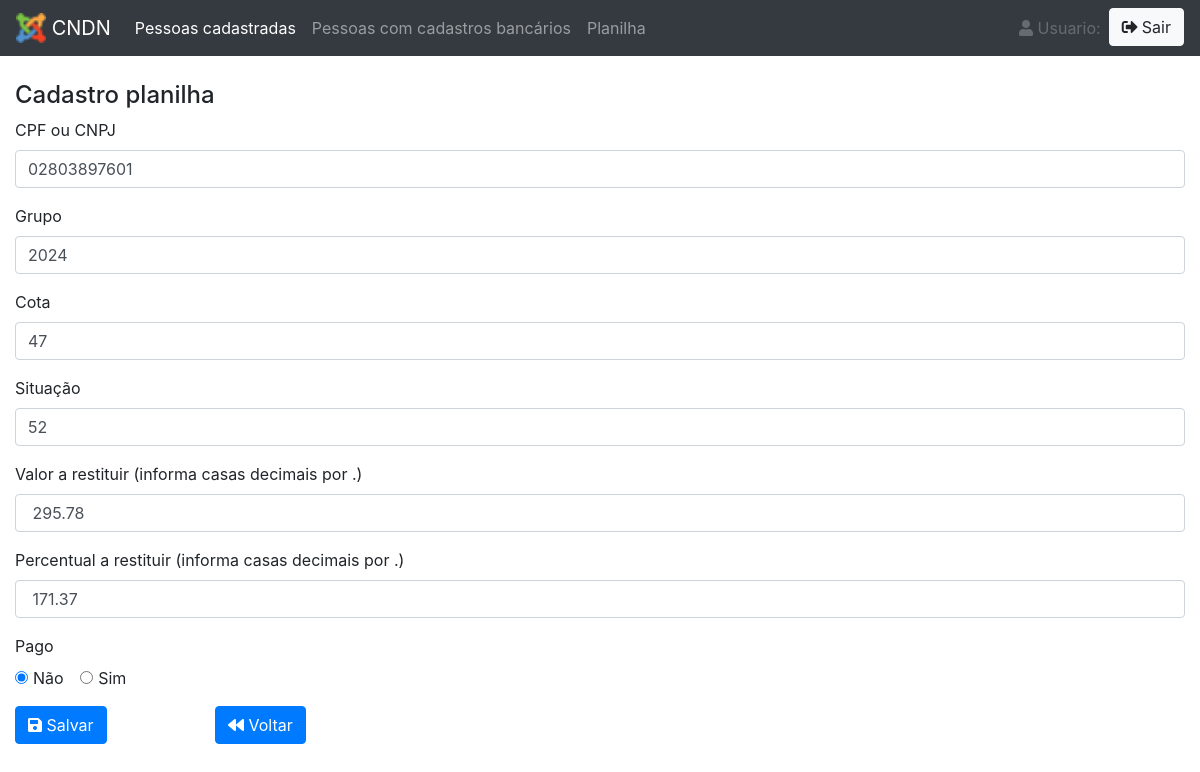
/planilha/editar/02803897601, run on the app's committed database.
### tables this page shows
CREATE TABLE `planilha` (
  `cpf` varchar(15) NOT NULL,
  `grupo` varchar(10) NOT NULL,
  `cota` varchar(10) NOT NULL,
  `situacao` varchar(10) NOT NULL,
  `valor_restituir` varchar(10) NOT NULL,
  `percentual_restituir` varchar(10) NOT NULL,
  `pagto` varchar(10) NOT NULL
);

### application/libraries/Template.php (called while the page is built, shortened)
<?php
class Template {
    var $template_data = array();
    function set($name, $value) {
        $this->template_data[$name] = $value;
    }
    function load($template = '', $view = '', $view_data = array(), $return = FALSE) {
        $this->CI = & get_instance();
        $this->set('contents', $this->CI->load->view($view, $view_data, TRUE));
        return $this->CI->load->view($template, $this->template_data, $return);
    }
}

### application/core/MY_Controller.php (called while the page is built, shortened)
<?php
class MY_Controller extends CI_Controller
{
    public function _viewAdmin($pView = 'index', $pDados)
    {
        $this->template->load(self::TEMPLATE_ADMIN, $pView, $pDados);
    }
}

### application/controllers/Planilha.php (called while the page is built, shortened)
<?php
class Planilha extends MY_Controller
{
    public function __construct()
    {
        $this->dados['planilhas'] = $this->planilha_model->getAllWithLimit();
    }
    public function editar($cpf = null)
    {
        if ($cpf != null) {
            $this->dados['planilha'] = $this->planilha_model->obterPorCpf($cpf);
            $this->_viewAdmin(self::BASE_URL . '/editar', $this->dados);
        } else {
            $this->_viewAdmin(self::BASE_URL . '/editar',  $this->dados);
        }
    }
}

### index.php (called while the page is built, shortened)
<?php
require_once BASEPATH.'core/CodeIgniter.php';

### application/core/MY_model.php (called while the page is built, shortened)
<?php
class MY_Model extends CI_Model {
    public function setTabela($tabela) {
        $this->tabela = $tabela;
    }
}

### application/models/Planilha_model.php (called while the page is built, shortened)
<?php
class Planilha_model extends MY_Model
{
    public function obterPorCpf($id)
    {
        return $this->db->where('cpf', $id)->get($this->tabela)->row();
    }
}

### application/views/planilha/editar.php (the view, shortened to what this page needs)
<?php require_once(__DIR__ . '../../fragments/alert.php'); ?>
<div class="row">
    <div class="col-12">
        <h4>
            Cadastro planilha</h4>
    </div>
</div>
<div class="row">
    <div class="col-12">
        <form id="validation" action="<?= base_url(); ?>planilha/cadastrar" method="post" accept-charset="utf-8" role="form">
            <label>CPF ou CNPJ</label>
            <div class="row">
                <div class="col-12 mb-3">
                    <input type="text" name="cpf" class="form-control" required value="<?= (isset($planilha) ? $planilha->cpf : '') ?>">
                </div>
            </div>
            <label>Grupo</label>
            <div class="row">
                <div class="col-12 mb-3">
                    <input type="text" name="grupo" class="form-control" required maxlength="10" value="<?php echo (isset($planilha) ? $planilha->grupo : '') ?>">
                </div>
            </div>
            <label>Cota</label>
            <div class="row">
                <div class="col-12 mb-3">
                    <input type="text" name="cota" class="form-control" required maxlength="10" value="<?php echo (isset($planilha) ? $planilha->cota : '') ?>">
                </div>
            </div>
            <label>Situação</label>
            <div class="row">
                <div class="col-12 mb-3">
                    <input type="text" id="situacao" name="situacao" class="form-control" required maxlength="255" value="<?= (isset($planilha) ? $planilha->situacao : '') ?>">
                </div>
            </div>
            <label>Valor a restituir (informa casas decimais por .)</label>
            <div class="row">
                <div class="col-12 mb-3">
                    <input type="text" name="valor_restituir" id="valor_restituir" class="form-control" required maxlength="255" value="<?= (isset($planilha) ? $planilha->valor_restituir : '') ?>">
                </div>
            </div>
            <label>Percentual a restituir (informa casas decimais por .)</label>
            <div class="form-group">
                <input type="text" name="percentual_restituir" id="percentual_restituir" class="form-control" value="<?= (isset($planilha) ? $planilha->percentual_restituir : '') ?>" required>
            </div>
            <label>Pago</label>
            <div class="form-group">
                <div class="form-check form-check-inline">
                    <input class="form-check-input" type="radio" name="pagto" id="inlineRadio1" <?= (isset($planilha) &&  ($planilha->pagto == '0') ? ' checked' : '') ?> value="0" required>
                    <label class="form-check-label" for="inlineRadio1">Não</label>
                </div>
                <div class="form-check form-check-inline">
                    <input class="form-check-input" type="radio" name="pagto" id="inlineRadio2" <?= (isset($planilha) && ($planilha->pagto == '1') ? ' checked' : '') ?> value="1" required>
                    <label class="form-check-label" for="inlineRadio2">Sim</label>
                </div>
            </div>
            <div class="row">
                <div class="col-2 mb-3">
                    <span class="input-group-btn"><button type="submit" class="btn btn-primary">
                            <i class="fas fa-save"></i> Salvar
                        </button></span>
                </div>
                <div class="col-md-2">
            <button type="button" class="btn btn-primary" onclick="window.location='<?php echo base_url('planilha')?>'"><i class="fas fa-backward"></i> Voltar</button>
        </div>
            </div>
        </form>
    </div>
</div>

### data on the page
planilha: cpf "02803897601", grupo "2024", cota "47", situacao "52", valor_restituir "295.78", percentual_restituir "171.37", pagto "☑ Não", pagto "☐ Sim"
